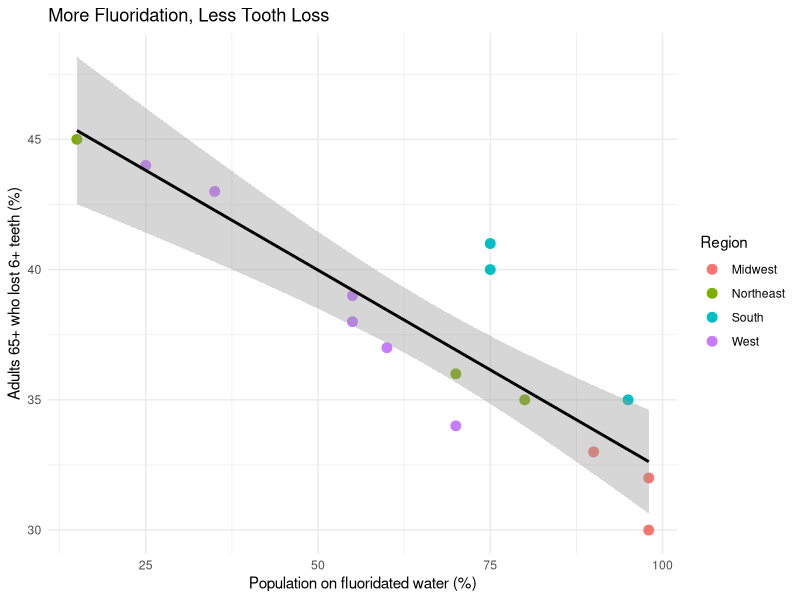
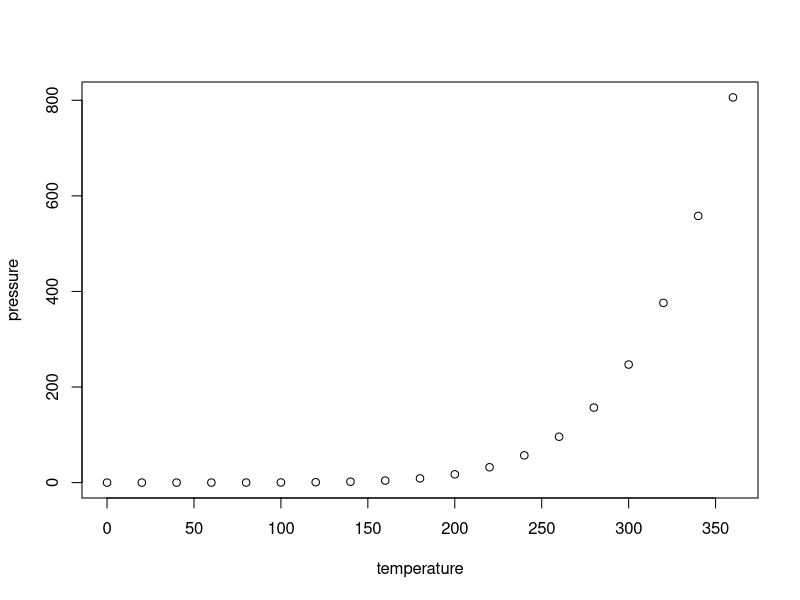

Recreate these plots in R, in order.
## ---- chunk 1
knitr::opts_chunk$set(echo = TRUE)
library(tidyverse)
## ---- chunk 2
fluoride = tibble(
  state           = c("Utah", "Idaho", "Colorado", "Arizona", "California", "Oregon",
                      "Texas", "Florida", "Georgia", "Ohio", "Illinois", "Minnesota",
                      "New York", "Maine", "New Jersey"),
  region          = c("West", "West", "West", "West", "West", "West",
                      "South", "South", "South", "Midwest", "Midwest", "Midwest",
                      "Northeast", "Northeast", "Northeast"),
  pct_fluoridated = c(55, 35, 70, 55, 60, 25, 75, 75, 95, 90, 98, 98, 70, 80, 15),
  pct_teeth_lost  = c(38, 43, 34, 39, 37, 44, 40, 41, 35, 33, 32, 30, 36, 35, 45)
)

knitr::kable(fluoride)
## ---- chunk 3
region_avg = fluoride %>%
  group_by(region) %>%
  summarise(avg_fluoridated = mean(pct_fluoridated),
            avg_teeth_lost  = mean(pct_teeth_lost))

knitr::kable(region_avg, digits = 1)
## ---- chunk 4
fluoride %>%
  ggplot(aes(x = pct_fluoridated,
             y = pct_teeth_lost)) +
  geom_point(aes(color = region), size = 3) +
  geom_smooth(method = "lm", se = TRUE, color = "black") +
  labs(title = "More Fluoridation, Less Tooth Loss",
       x = "Population on fluoridated water (%)",
       y = "Adults 65+ who lost 6+ teeth (%)",
       color = "Region") +
  theme_minimal()
## ---- chunk 5
mod1 = glm(pct_teeth_lost ~ pct_fluoridated, data = fluoride)
summary(mod1)
## ---- chunk 6
summary(cars)
## ---- chunk 7
plot(pressure)
